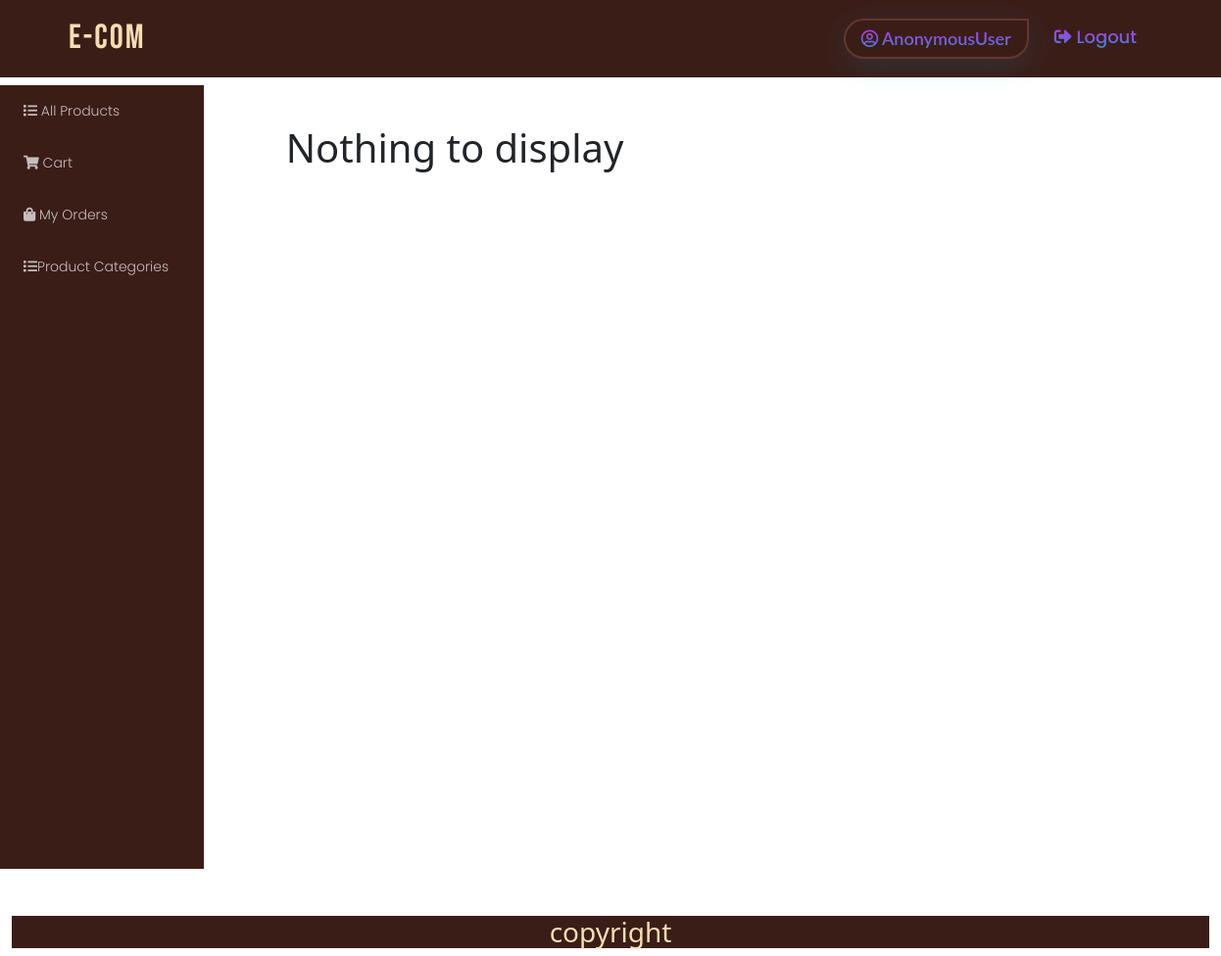
Before: /customer/categorydetail/4 with the older database file.
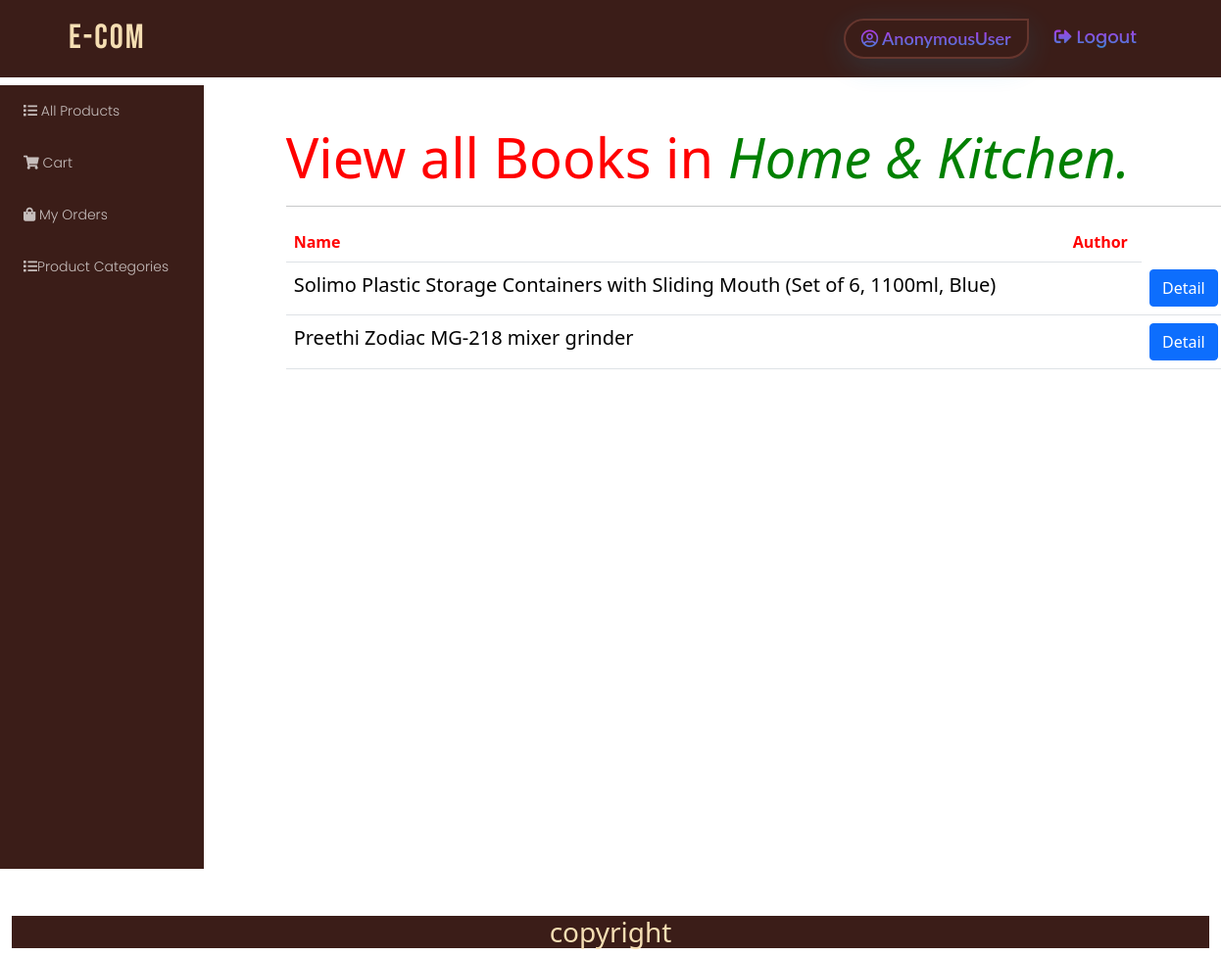
After: the same page with the newer database file.
### admins/models.py (models this page shows, shortened)
class Category(models.Model):
    name = models.CharField(max_length=120, verbose_name='product Category')

### seller/models.py (models this page shows, shortened)
class Product(Abstractmodels):
    name = models.CharField(max_length=120, verbose_name='Product Name')
    brand = models.CharField(max_length=120, verbose_name='Brand Name', blank=True)
    price = models.PositiveIntegerField(default=0)
    details = models.CharField(max_length=1000, verbose_name='Details of Product')
    image = models.ImageField(upload_to='product_images')
    category = models.ForeignKey(Category, on_delete=models.CASCADE, related_name='category')
    user = models.ForeignKey(User, on_delete=models.CASCADE, related_name='seller')
    stock = models.PositiveIntegerField(default=0)
    class Meta:
        ordering = ['-created_date']

### customer/views.py (the view)
# urls.py: path('categorydetail/<int:pk>', views.Categories.as_view(), name='catdetail'),
class Categories(ListView):
    model = Category
    template_name = 'customer/categorydetail.html'
    def get_context_data(self, **kwargs):
        context = super().get_context_data(**kwargs)
        obj = Category.objects.get(pk=self.kwargs['pk'])
        cat = obj.category.all()
        context['cat'] = cat
        context['obj'] = obj
        return context

### templates/customer/categorydetail.html
<!DOCTYPE html>
{%extends 'customer/basecust.html'%}
{%load static%}
{% block body_block %}
<div class="container mt-5 ms-5">
    {%if cat%}
    <h3 class="display-4" style="color:red">View all Books in <i><span style="color:green;">{{obj.name}}.</span></i></h3>
    <hr>
    <table class="table">
        <tr>
            <th>Name</th>
            <th>Author</th>
        </tr>
        {%for category in cat%}
        <tr>
            <td>{{category.name}}</td>
            <td>{{category.author}}</td>
            <td><a class="btn btn-primary" href="{%url 'productdetails' category.id%}">Detail</a></td>
        </tr>
        {%endfor%}
    </table>
    {%else%}
    <h1>Nothing to display</h1>
    {%endif%}
</div>
{% endblock %}

Changed rows visible on the page:
now on this page (row unchanged): Category: name "Home & Kitchen"
added Product: name "Solimo Plastic Storage Containers with Sliding Mouth (Set of 6, 1100ml, Blue)"
added Product: name "Preethi Zodiac MG-218 mixer grinder"
Other visible differences:
text no longer shown: "Nothing to display"
text now shown: "View all Books in . Name Author"
